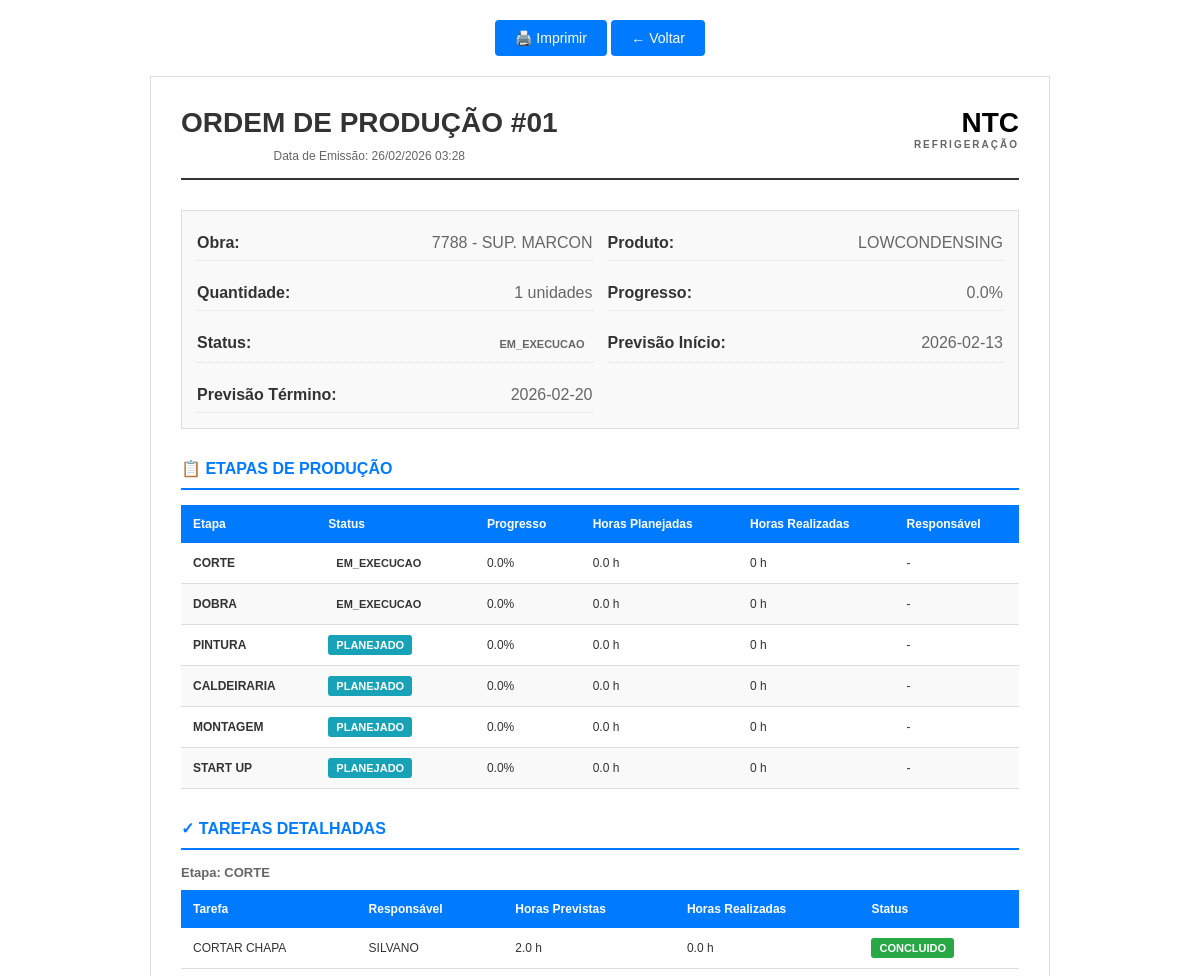
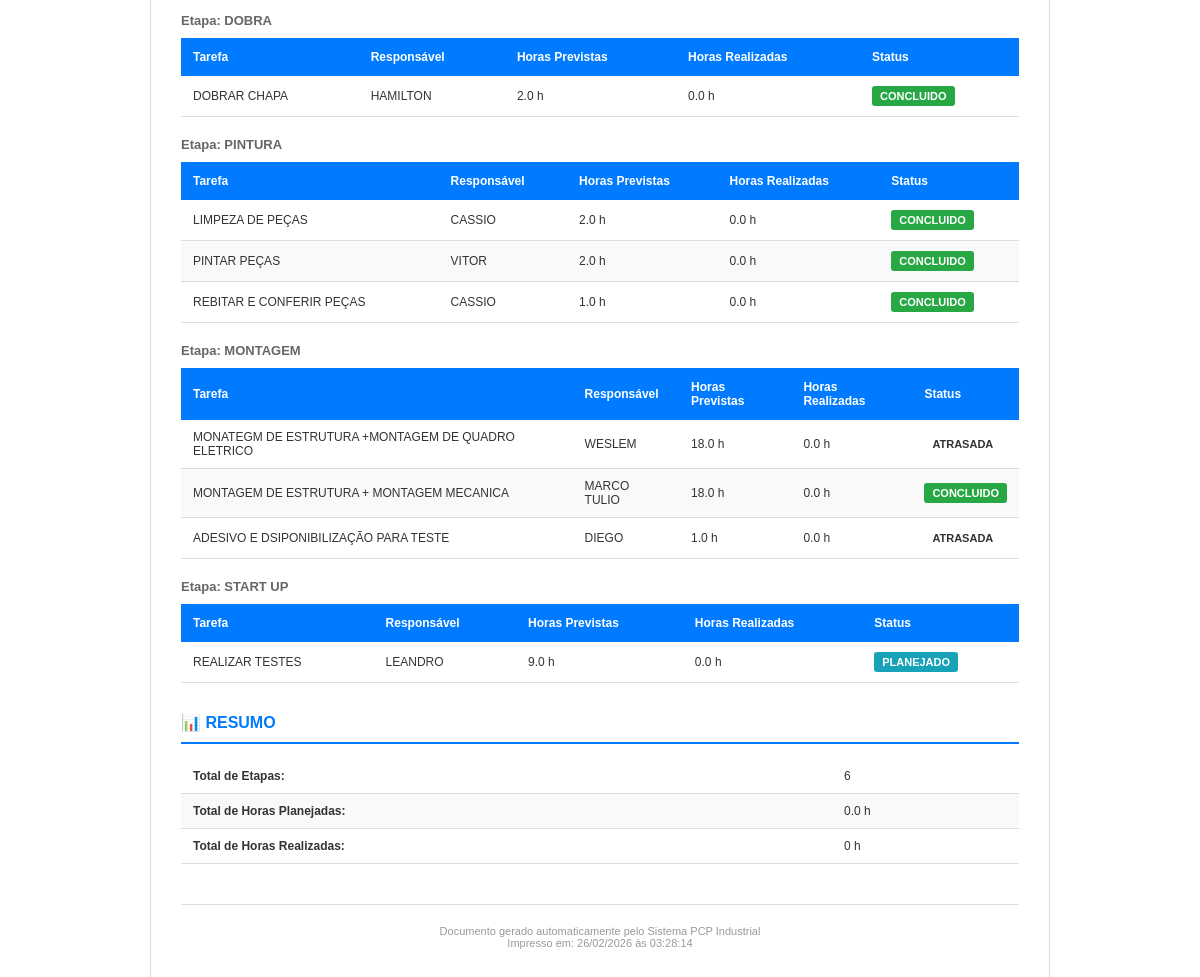
The app's page /ops/1/imprimir with its own data (2 pictures, top to bottom).
### app.py (models this page shows, shortened)
class OP(db.Model):
    id = db.Column(db.Integer, primary_key=True)
    numero = db.Column(db.String(50), nullable=False, unique=True)
    obra_id = db.Column(db.Integer, db.ForeignKey("obra.id"), nullable=False)
    produto = db.Column(db.String(120))
    quantidade = db.Column(db.Integer, default=1)
    data_emissao = db.Column(db.Date, default=date.today)
    prev_inicio = db.Column(db.Date)
    prev_fim = db.Column(db.Date)
    percentual = db.Column(db.Float, default=0.0)
    status = db.Column(db.String(30), default="ABERTA")
    obra = db.relationship("Obra", backref=db.backref("ops", lazy=True))

class Obra(db.Model):
    __tablename__ = "obra"
    id = db.Column(db.Integer, primary_key=True)
    codigo = db.Column(db.String(50))
    nome = db.Column(db.String(120))
    cliente = db.Column(db.String(120))
    status = db.Column(db.String(20))
    data_inicio = db.Column(db.Date)
    prev_fim = db.Column(db.Date)
    fim_real = db.Column(db.Date)
    corte_dobra_inicio = db.Column(db.Date)
    corte_dobra_fim = db.Column(db.Date)
    montagem_eletro_inicio = db.Column(db.Date)
    montagem_eletro_fim = db.Column(db.Date)
    produtos = db.relationship(
        "ObraProduto",
        backref="obra",
        cascade="all, delete-orphan"
    )

class Etapa(db.Model):
    id = db.Column(db.Integer, primary_key=True)
    op_id = db.Column(db.Integer, db.ForeignKey("op.id"), nullable=False)
    nome = db.Column(db.String(80), nullable=False)
    data_inicio = db.Column(db.DateTime)
    data_fim = db.Column(db.DateTime)
    horas_planejadas = db.Column(db.Float, default=0.0)
    responsavel_id = db.Column(db.Integer, db.ForeignKey("operador.id"), nullable=True)
    percentual = db.Column(db.Float, default=0.0)
    status = db.Column(db.String(30), default="PLANEJADO")  # PLANEJADO / EXECUCAO / CONCLUIDO
    op = db.relationship("OP", backref=db.backref("etapas", lazy=True, cascade="all,delete"))
    responsavel = db.relationship("Operador", backref=db.backref("etapas_responsavel", lazy=True))
    @property
    def horas_realizadas(self):
        aponts = Apontamento.query.filter_by(etapa_id=self.id).filter_by(status="FINALIZADO").all()
        total = 0
        for ap in aponts:
            if ap.fim and ap.inicio:
                duracao = (ap.fim - ap.inicio).total_seconds() / 3600  # converte para horas
                total += duracao
        return round(total, 2)

class Tarefa(db.Model):
    id = db.Column(db.Integer, primary_key=True)
    etapa_id = db.Column(db.Integer, db.ForeignKey("etapa.id"), nullable=False)
    responsavel_id = db.Column(db.Integer, db.ForeignKey("operador.id"), nullable=True)
    numero = db.Column(db.String(10))  # Numero da tarefa (ex: 1.1, 1.2, 2.1...)
    titulo = db.Column(db.String(160), nullable=False)
    descricao = db.Column(db.String(500))
    horas_previstas = db.Column(db.Float, default=0.0)
    horas_realizadas = db.Column(db.Float, default=0.0)
    data_inicio_prev = db.Column(db.Date)
    data_fim_prev = db.Column(db.Date)
    data_inicio_real = db.Column(db.DateTime)
    data_fim_real = db.Column(db.DateTime)
    status = db.Column(db.String(30), default="PLANEJADO")  # PLANEJADO / EM_EXECUCAO / PAUSADO / CONCLUIDO
    peso_percentual = db.Column(db.Float, default=0.0)  # Peso do percentual da tarefa na OP
    justificativa_pausa = db.Column(db.String(500))  # Justificativa de pausa
    etapa = db.relationship("Etapa", backref=db.backref("tarefas", lazy=True, cascade="all,delete"))
    responsavel = db.relationship("Operador", backref=db.backref("tarefas", lazy=True))
    @property
    def percentual(self):
        """Retorna o percentual de conclusão da tarefa"""
        if self.status == "CONCLUIDO":
            return 100.0
        if self.status == "PAUSADO":
            return 0.0
        if self.status == "EM_EXECUCAO":
            return 50.0  # Em execução = 50%
        return 0.0  # Planejado = 0%

class Operador(db.Model):
    id = db.Column(db.Integer, primary_key=True)
    nome = db.Column(db.String(120), nullable=False, unique=True)
    matricula = db.Column(db.String(50))
    ativo = db.Column(db.Boolean, default=True)

### app.py (the view)
@app.route("/ops/<int:op_id>/imprimir")
def imprimir_op(op_id):
    from datetime import datetime
    op = OP.query.get_or_404(op_id)
    return render_template("op_impressao.html", op=op, now=datetime.now())

### app.py (called while the page is built, shortened)
@app.after_request
def set_security_headers(response):
    response.headers['Cache-Control'] = 'no-store, no-cache, must-revalidate, max-age=0'
    response.headers['Pragma'] = 'no-cache'
    response.headers['Expires'] = '0'
    response.headers['X-Content-Type-Options'] = 'nosniff'
    response.headers['X-Frame-Options'] = 'DENY'
    response.headers['X-XSS-Protection'] = '1; mode=block'
    return response

@app.before_request
def verificar_autenticacao():
    rotas_publicas = ['/login', '/static', '/api', '/apresentacao']

### templates/op_impressao.html (shortened to what this page needs)
<!DOCTYPE html>
<html lang="pt-BR">
<head>
</head>
<body>
    <div class="print-button">
        <button onclick="window.print()">🖨️ Imprimir</button>
        <button onclick="window.history.back()">← Voltar</button>
    </div>
    <div class="container">
        <div class="header" style="display: flex; justify-content: space-between; align-items: flex-start;">
            <div>
                <h1>ORDEM DE PRODUÇÃO #{{op.numero}}</h1>
                <p>Data de Emissão: {{ now.strftime('%d/%m/%Y %H:%M') }}</p>
            </div>
            <div style="font-size: 28px; font-weight: bold; color: #000; text-align: right;">
                <div>NTC</div>
                <div style="font-size: 10px; color: #666; letter-spacing: 2px;">REFRIGERAÇÃO</div>
            </div>
        </div>
        <div class="info-grid">
            <div class="info-item">
                <span class="info-label">Obra:</span>
                <span class="info-value">{{op.obra.codigo}} - {{op.obra.nome}}</span>
            </div>
            <div class="info-item">
                <span class="info-label">Produto:</span>
                <span class="info-value">{{op.produto}}</span>
            </div>
            <div class="info-item">
                <span class="info-label">Quantidade:</span>
                <span class="info-value">{{op.quantidade}} unidades</span>
            </div>
            <div class="info-item">
                <span class="info-label">Progresso:</span>
                <span class="info-value">{{op.percentual}}%</span>
            </div>
            <div class="info-item">
                <span class="info-label">Status:</span>
                <span class="info-value"><span class="badge status-{{op.status.lower()}}">{{op.status}}</span></span>
            </div>
            <div class="info-item">
                <span class="info-label">Previsão Início:</span>
                <span class="info-value">{{op.prev_inicio or "-"}}</span>
            </div>
            <div class="info-item">
                <span class="info-label">Previsão Término:</span>
                <span class="info-value">{{op.prev_fim or "-"}}</span>
            </div>
        </div>
        <div class="section">
            <h2>📋 ETAPAS DE PRODUÇÃO</h2>
            <table>
                <thead>
                    <tr>
                        <th>Etapa</th>
                        <th>Status</th>
                        <th>Progresso</th>
                        <th>Horas Planejadas</th>
                        <th>Horas Realizadas</th>
                        <th>Responsável</th>
                    </tr>
                </thead>
                <tbody>
                    {% for e in op.etapas %}
                    <tr>
                        <td><strong>{{e.nome}}</strong></td>
                        <td><span class="badge status-{{e.status.lower()}}">{{e.status}}</span></td>
                        <td>{{e.percentual}}%</td>
                        <td>{{e.horas_planejadas}} h</td>
                        <td>{{e.horas_realizadas}} h</td>
                        <td>{{e.responsavel.nome if e.responsavel else "-"}}</td>
                    </tr>
                    {% endfor %}
                </tbody>
            </table>
        </div>
        {% if op.etapas and op.etapas[0].tarefas %}
        <div class="section">
            <h2>✓ TAREFAS DETALHADAS</h2>
            {% for e in op.etapas %}
                {% if e.tarefas %}
                <h3 style="margin-top: 15px; margin-bottom: 10px; color: #666; font-size: 13px;">Etapa: {{e.nome}}</h3>
                <table>
                    <thead>
                        <tr>
                            <th>Tarefa</th>
                            <th>Responsável</th>
                            <th>Horas Previstas</th>
                            <th>Horas Realizadas</th>
                            <th>Status</th>
                        </tr>
                    </thead>
                    <tbody>
                        {% for t in e.tarefas %}
                        <tr>
                            <td>{{t.titulo}}</td>
                            <td>{{t.responsavel.nome if t.responsavel else "-"}}</td>
                            <td>{{t.horas_previstas}} h</td>
                            <td>{{t.horas_realizadas}} h</td>
                            <td><span class="badge status-{{t.status.lower()}}">{{t.status}}</span></td>
                        </tr>
                        {% endfor %}
                    </tbody>
                </table>
                {% endif %}
            {% endfor %}
        </div>
        {% endif %}
        <div class="section">
            <h2>📊 RESUMO</h2>
            <table>
                <tr>
                    <td><strong>Total de Etapas:</strong></td>
                    <td>{{op.etapas|length}}</td>
                </tr>
                <tr>
                    <td><strong>Total de Horas Planejadas:</strong></td>
                    <td>{% set total_horas = op.etapas|map(attribute='horas_planejadas')|sum %}{{total_horas}} h</td>
                </tr>
                <tr>
                    <td><strong>Total de Horas Realizadas:</strong></td>
                    <td>{% set total_realizadas = op.etapas|map(attribute='horas_realizadas')|sum %}{{total_realizadas}} h</td>
                </tr>
            </table>
        </div>
        <div class="footer">
            <p>Documento gerado automaticamente pelo Sistema PCP Industrial</p>
            <p>Impresso em: {{ now.strftime('%d/%m/%Y às %H:%M:%S') }}</p>
        </div>
    </div>
</body>
</html>

### templates/op_impressao.html (style rules this page uses)
* { margin: 0; padding: 0; box-sizing: border-box; }
body { font-family: Arial, sans-serif; background-color: #fff; color: #333; padding: 20px; }
.container { max-width: 900px; margin: 0 auto; background-color: white; padding: 30px; border: 1px solid #ddd; }
.header { text-align: center; margin-bottom: 30px; border-bottom: 2px solid #333; padding-bottom: 15px; }
.header h1 { font-size: 28px; margin-bottom: 10px; }
.header p { font-size: 12px; color: #666; }
.info-grid { display: grid; grid-template-columns: 1fr 1fr; gap: 15px; margin-bottom: 30px; padding: 15px; background-color: #f9f9f9; border: 1px solid #ddd; }
.info-item { display: flex; justify-content: space-between; padding: 8px 0; border-bottom: 1px dotted #ddd; }
.info-label { font-weight: bold; color: #333; }
.info-value { color: #666; }
.section { margin-bottom: 30px; }
.section h2 { font-size: 16px; margin-bottom: 15px; padding-bottom: 10px; border-bottom: 2px solid #007bff; color: #007bff; }
table { width: 100%; border-collapse: collapse; margin-bottom: 20px; }
table th { background-color: #007bff; color: white; padding: 12px; text-align: left; font-weight: bold; font-size: 12px; }
table td { padding: 10px 12px; border-bottom: 1px solid #ddd; font-size: 12px; }
table tr:nth-child(even) { background-color: #f9f9f9; }
.badge { display: inline-block; padding: 4px 8px; border-radius: 3px; font-size: 11px; font-weight: bold; }
.footer { margin-top: 40px; padding-top: 20px; border-top: 1px solid #ddd; text-align: center; font-size: 11px; color: #999; }
.print-button { text-align: center; margin-bottom: 20px; }
.print-button button { padding: 10px 20px; background-color: #007bff; color: white; border: none; border-radius: 4px; cursor: pointer; font-size: 14px; }
.status-planejado { background-color: #17a2b8; color: white; }
.status-concluido { background-color: #28a745; color: white; }

### records on screen
OP: numero "01", produto "LOWCONDENSING", quantidade "1", percentual "0.0", status "EM_EXECUCAO", prev_inicio "2026-02-13", prev_fim "2026-02-20"
Obra: obra.codigo "7788", obra.nome "SUP. MARCON"
Etapa: nome "CORTE", status "EM_EXECUCAO", percentual "0.0", horas_planejadas "0.0", horas_realizadas "0", responsavel "-"
Etapa: nome "DOBRA", status "EM_EXECUCAO", percentual "0.0", horas_planejadas "0.0", horas_realizadas "0", responsavel "-"
Etapa: nome "PINTURA", status "PLANEJADO", percentual "0.0", horas_planejadas "0.0", horas_realizadas "0", responsavel "-"
Etapa: nome "CALDEIRARIA", status "PLANEJADO", percentual "0.0", horas_planejadas "0.0", horas_realizadas "0", responsavel "-"
Etapa: nome "MONTAGEM", status "PLANEJADO", percentual "0.0", horas_planejadas "0.0", horas_realizadas "0", responsavel "-"
Etapa: nome "START UP", status "PLANEJADO", percentual "0.0", horas_planejadas "0.0", horas_realizadas "0", responsavel "-"
Tarefa: titulo "CORTAR CHAPA", responsavel "SILVANO", horas_previstas "2.0", horas_realizadas "0.0", status "CONCLUIDO"
Tarefa: titulo "DOBRAR CHAPA", responsavel "HAMILTON", horas_previstas "2.0", horas_realizadas "0.0", status "CONCLUIDO"
Tarefa: titulo "LIMPEZA DE PEÇAS", responsavel "CASSIO", horas_previstas "2.0", horas_realizadas "0.0", status "CONCLUIDO"
Tarefa: titulo "PINTAR PEÇAS", responsavel "VITOR", horas_previstas "2.0", horas_realizadas "0.0", status "CONCLUIDO"
Tarefa: titulo "REBITAR E CONFERIR PEÇAS", responsavel "CASSIO", horas_previstas "1.0", horas_realizadas "0.0", status "CONCLUIDO"
Tarefa: titulo "MONATEGM DE ESTRUTURA +MONTAGEM DE QUADRO ELETRICO", responsavel "WESLEM", horas_previstas "18.0", horas_realizadas "0.0", status "ATRASADA"
Tarefa: titulo "MONTAGEM DE ESTRUTURA + MONTAGEM MECANICA", responsavel "MARCO TULIO", horas_previstas "18.0", horas_realizadas "0.0", status "CONCLUIDO"
Tarefa: titulo "ADESIVO E DSIPONIBILIZAÇÃO PARA TESTE", responsavel "DIEGO", horas_previstas "1.0", horas_realizadas "0.0", status "ATRASADA"
Tarefa: titulo "REALIZAR TESTES", responsavel "LEANDRO", horas_previstas "9.0", horas_realizadas "0.0", status "PLANEJADO"

### other values on screen
{{ op.etapas|length }} "6"
{{ total_horas }} "0.0"
{{ total_realizadas }} "0"
